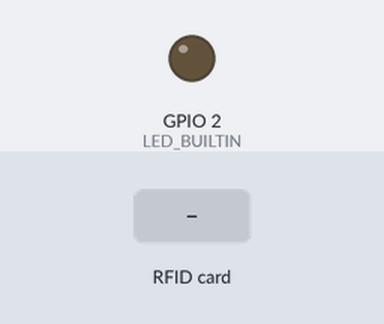
The sketch below on a simulated ESP8266 (NodeMCU). On the bench: output pins drawn as LEDs (lit = HIGH, except the on-board LED, lit = LOW). The test bench sets the inputs (shaded band). WiFi joins after 1.5 s; servers stay silent unless stated; uploads are accepted with an empty reply; what the sketch prints to the serial monitor is not drawn.

Above: at 2.7 s.
2.8 s: RFID card 5E 7A 19 C4 held to the reader
At 3.7 s:
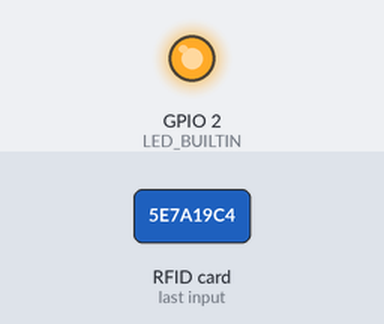
Timing chart, 0 to 5.8 s (numbered marks = the images above; inputs shaded):
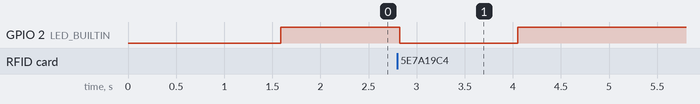

The sketch:

Tcs_RFId.ino
```cpp
     /*
     * @author: Apoorve Kumar Verma
     * RFID Based Attendance System
    */

    #include <ESP8266WebServer.h>
    #include <ESP8266HTTPClient.h>
    #include <ESP8266WiFi.h>
    #include <SPI.h>
    #include <MFRC522.h>

    #define SS_PIN 4  //D2
    #define RST_PIN 5 //D1

    //Access point credentials
    const char* ssid = "iot";
    const char* pwd = "+++++++";

    WiFiServer server(85);  // open port 80 for server connection
    MFRC522 mfrc522(SS_PIN, RST_PIN);   // Create MFRC522 instance.

   //wifi connection
    void wifi_con()
    {
      //********************* SPI MFRC522 Config *************************

      Serial.begin(115200);   // Initiate a serial communication
      SPI.begin();          // Initiate  SPI bus
      mfrc522.PCD_Init();   // Initiate MFRC522
      pinMode(LED_BUILTIN, OUTPUT);
      delay(10);

      //********************* connecting to wifi *******************************

      Serial.println();
      Serial.println();
      Serial.print("Connecting to wifi ");
      Serial.println(ssid);
      WiFi.begin(ssid, pwd);
      //attempt to connect to wifi
      while (WiFi.status() != WL_CONNECTED)
      {
        delay(500);
        Serial.print("."); //progress with dots until the wifi is connected
      }
        Serial.println("");
        //while connected print this
        Serial.println("Wifi connected");
        //starting the server
        Serial.println("Server started.");
        //get the ip address and print it
        Serial.print("This is your ip address: ");
        Serial.print("http://");
        Serial.print(WiFi.localIP());
        Serial.println("/");
    }


    // BY PASS THE LINK USING USING GET METHOD
    void http_upload_get(String para)
    {
        HTTPClient http;//Declare object of class HTTPClient
        http.begin(para);//Specify request destination
        http.addHeader("Content-Type", "application/x-www-form-urlencoded");//Specify content-type header
        int httpCode = http.GET();//Send the request
        String payload = http.getString();//Get the response payload
        Serial.println(httpCode);//Print HTTP return code
        Serial.println(payload);//Print request response payload
        http.end();  //Close connection

      }
      //==============================================================
String urldecode(String str)
{

    String encodedString="";
    char c;
    char code0;
    char code1;
    for (int i =0; i < str.length(); i++){
        c=str.charAt(i);
      if (c == '+'){
        encodedString+=' ';
      }else if (c == '%') {
        i++;
        code0=str.charAt(i);
        i++;
        code1=str.charAt(i);
        c = (h2int(code0) << 4) | h2int(code1);
        encodedString+=c;
      } else{

        encodedString+=c;
      }

      yield();
    }

   return encodedString;
}

String urlencode(String str)
{
    String encodedString="";
    char c;
    char code0;
    char code1;
    char code2;
    for (int i =0; i < str.length(); i++){
      c=str.charAt(i);
      if (c == ' '){
        encodedString+= '+';
      } else if (isalnum(c)){
        encodedString+=c;
      } else{
        code1=(c & 0xf)+'0';
        if ((c & 0xf) >9){
            code1=(c & 0xf) - 10 + 'A';
        }
        c=(c>>4)&0xf;
        code0=c+'0';
        if (c > 9){
            code0=c - 10 + 'A';
        }
        code2='\0';
        encodedString+='%';
        encodedString+=code0;
        encodedString+=code1;
        //encodedString+=code2;
      }
      yield();
    }
    return encodedString;

}

unsigned char h2int(char c)
{
    if (c >= '0' && c <='9'){
        return((unsigned char)c - '0');
    }
    if (c >= 'a' && c <='f'){
        return((unsigned char)c - 'a' + 10);
    }
    if (c >= 'A' && c <='F'){
        return((unsigned char)c - 'A' + 10);
    }
    return(0);
}

void setup()
{
      wifi_con();
}

void loop()
{


 // +++++++++++++++++++++++ RFID Handling Featch UID +++++++++++++++++++++++++++
  // Look for new cards
  if ( ! mfrc522.PICC_IsNewCardPresent())
  {
     digitalWrite(LED_BUILTIN, HIGH); //Card Touched
    return;
  }

  // Select one of the cards
  if ( ! mfrc522.PICC_ReadCardSerial())
  {
    return;
  }
  //Show UID on serial monitor
  String content= "";
  for (byte i = 0; i < mfrc522.uid.size; i++)
  {
     content.concat(String(mfrc522.uid.uidByte[i] < 0x10 ? " 0" : " "));
     content.concat(String(mfrc522.uid.uidByte[i], HEX));
  }
  content.toUpperCase();
  Serial.println();
  Serial.println(" UID tag :" + content.substring(1));
  digitalWrite(LED_BUILTIN, LOW);   // turn the LED on (HIGH is the voltage level)
  delay(1000);                       // wait for a second


 Serial.println(urldecode(urlencode(content.substring(1))));

//******************************************* Send Request ************************************************

  String url ="http://webhook.site/f143e1f6-ffb4-4347-8a36-9369341c1716?id="+urlencode(content.substring(1));
  http_upload_get(url);

}
```

Measured:
- after the input at 2.8 s, GPIO 2 (LED_BUILTIN): HIGH → LOW at once, → HIGH 1.2 s later
